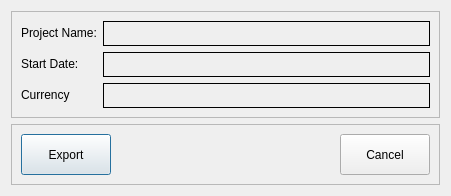
<?xml version="1.0" encoding="UTF-8"?>
<ui version="4.0">
 <class>ExportToOpenIHM</class>
 <widget class="QDialog" name="ExportToOpenIHM">
  <property name="geometry">
   <rect>
    <x>0</x>
    <y>0</y>
    <width>451</width>
    <height>192</height>
   </rect>
  </property>
  <property name="windowTitle">
   <string>Export Project to IHM file</string>
  </property>
  <layout class="QVBoxLayout" name="verticalLayout">
   <item>
    <widget class="QFrame" name="frame_2">
     <property name="frameShape">
      <enum>QFrame::StyledPanel</enum>
     </property>
     <property name="frameShadow">
      <enum>QFrame::Raised</enum>
     </property>
     <layout class="QFormLayout" name="formLayout">
      <item row="0" column="0">
       <widget class="QLabel" name="label_2">
        <property name="text">
         <string>Project Name:</string>
        </property>
       </widget>
      </item>
      <item row="0" column="1">
       <widget class="QLabel" name="lblProjectName">
        <property name="minimumSize">
         <size>
          <width>91</width>
          <height>25</height>
         </size>
        </property>
        <property name="frameShape">
         <enum>QFrame::Box</enum>
        </property>
        <property name="text">
         <string/>
        </property>
       </widget>
      </item>
      <item row="1" column="0">
       <widget class="QLabel" name="label_5">
        <property name="text">
         <string>Start Date:</string>
        </property>
       </widget>
      </item>
      <item row="1" column="1">
       <widget class="QLabel" name="lblStartDate">
        <property name="minimumSize">
         <size>
          <width>91</width>
          <height>25</height>
         </size>
        </property>
        <property name="frameShape">
         <enum>QFrame::Box</enum>
        </property>
        <property name="text">
         <string/>
        </property>
       </widget>
      </item>
      <item row="2" column="0">
       <widget class="QLabel" name="label_7">
        <property name="text">
         <string>Currency</string>
        </property>
       </widget>
      </item>
      <item row="2" column="1">
       <widget class="QLabel" name="lblCurrency">
        <property name="minimumSize">
         <size>
          <width>91</width>
          <height>25</height>
         </size>
        </property>
        <property name="frameShape">
         <enum>QFrame::Box</enum>
        </property>
        <property name="text">
         <string/>
        </property>
       </widget>
      </item>
     </layout>
    </widget>
   </item>
   <item>
    <widget class="QFrame" name="frame_3">
     <property name="frameShape">
      <enum>QFrame::StyledPanel</enum>
     </property>
     <property name="frameShadow">
      <enum>QFrame::Raised</enum>
     </property>
     <layout class="QGridLayout" name="gridLayout_3">
      <item row="0" column="0">
       <widget class="QPushButton" name="cmdExport">
        <property name="minimumSize">
         <size>
          <width>90</width>
          <height>41</height>
         </size>
        </property>
        <property name="text">
         <string>Export</string>
        </property>
       </widget>
      </item>
      <item row="0" column="2">
       <widget class="QPushButton" name="cmdClose">
        <property name="minimumSize">
         <size>
          <width>90</width>
          <height>41</height>
         </size>
        </property>
        <property name="text">
         <string>Cancel</string>
        </property>
       </widget>
      </item>
      <item row="0" column="1">
       <spacer name="horizontalSpacer">
        <property name="orientation">
         <enum>Qt::Horizontal</enum>
        </property>
        <property name="sizeHint" stdset="0">
         <size>
          <width>40</width>
          <height>20</height>
         </size>
        </property>
       </spacer>
      </item>
     </layout>
    </widget>
   </item>
  </layout>
 </widget>
 <resources/>
 <connections>
  <connection>
   <sender>cmdExport</sender>
   <signal>clicked()</signal>
   <receiver>ExportToOpenIHM</receiver>
   <slot>exportProject()</slot>
   <hints>
    <hint type="sourcelabel">
     <x>97</x>
     <y>172</y>
    </hint>
    <hint type="destinationlabel">
     <x>88</x>
     <y>191</y>
    </hint>
   </hints>
  </connection>
  <connection>
   <sender>cmdClose</sender>
   <signal>clicked()</signal>
   <receiver>ExportToOpenIHM</receiver>
   <slot>closeForm()</slot>
   <hints>
    <hint type="sourcelabel">
     <x>431</x>
     <y>172</y>
    </hint>
    <hint type="destinationlabel">
     <x>432</x>
     <y>191</y>
    </hint>
   </hints>
  </connection>
 </connections>
 <slots>
  <slot>getDB()</slot>
  <slot>exportProject()</slot>
  <slot>closeForm()</slot>
 </slots>
</ui>
